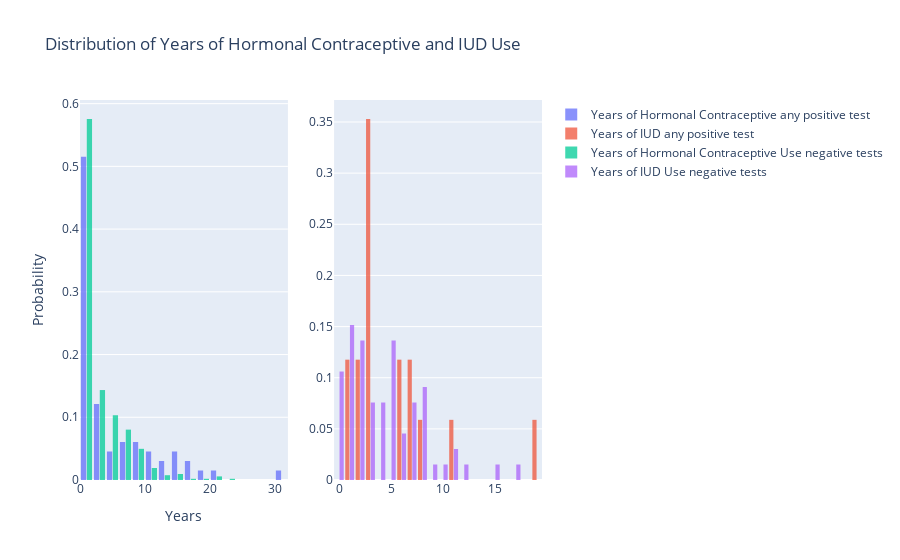

Notebook cell for this chart:
### Markdown cell above
### Correlation with hormonal contraceptives

### Code cell
df_positive_and_contraceptive = df[
    (df["num_positive_test"] > 0) & (df["Hormonal Contraceptives (years)"] > 0)
]
df_positive_and_iud = df[(df["num_positive_test"] > 0) & (df["IUD (years)"] > 0)]

df_negative_and_contraceptive = df[
    (df["num_positive_test"] == 0) & (df["Hormonal Contraceptives (years)"] > 0)
]
df_negative_and_iud_0 = df[(df["num_positive_test"] == 0) & (df["IUD (years)"] > 0)]


# Creating subplot structure
fig = make_subplots(rows=1, cols=2)

# Defining histograms using go.Histogram
hist1 = go.Histogram(
    x=df_positive_and_contraceptive["Hormonal Contraceptives (years)"],
    nbinsx=20,
    name="Years of Hormonal Contraceptive any positive test",
    opacity=0.75,
    histnorm="probability",
)  # Normalize histogram)
hist2 = go.Histogram(
    x=df_positive_and_iud["IUD (years)"],
    nbinsx=20,
    name="Years of IUD any positive test",
    opacity=0.75,
    histnorm="probability",
)

hist3 = go.Histogram(
    x=df_negative_and_contraceptive["Hormonal Contraceptives (years)"],
    nbinsx=20,
    name="Years of Hormonal Contraceptive Use negative tests",
    opacity=0.75,
    histnorm="probability",
)
hist4 = go.Histogram(
    x=df_negative_and_iud_0["IUD (years)"],
    nbinsx=20,
    name="Years of IUD Use negative tests",
    opacity=0.75,
    histnorm="probability",
)

# Adding histograms to subplots
fig.add_trace(hist1, row=1, col=1)
fig.add_trace(hist2, row=1, col=2)
fig.add_trace(hist3, row=1, col=1)
fig.add_trace(hist4, row=1, col=2)

# Updating layout
fig.update_layout(
    bargap=0.1,
    title_text="Distribution of Years of Hormonal Contraceptive and IUD Use",
    xaxis_title="Years",
    yaxis_title="Probability ",
    bargroupgap=0.1,
)

fig.show()
fig.write_html(os.path.join(VISUALIZATION_FOLDER, "hormonal_iud.html"))

### Figure 1 — Plotly figure (JSON) as saved in the notebook; plotly's stock layout.template omitted (floating-point values rounded to 4 significant figures; data arrays with more than 128 entries replaced by an {"elided": "..."} marker saying what was removed)
{"data": [{"histnorm": "probability", "name": "Years of Hormonal Contraceptive any positive test", "nbinsx": 20, "opacity": 0.75, "type": "histogram", "x": [0.25, 15, 0.5, 13, 0.25, 1, 16, 7, 0.5, 14, 10, 12, 5, 3, 9, 3, 2, 0.42, 0.08, 4, 6, 0.5, 6, 3, 1, 0.25, 0.5, 0.5, 0.58, 1, 1, 0.33, 0.33, 1, 0.25, 0.5, 1, 0.5, 0.08, 1, 8, 0.5, 9, 1, 0.75, 0.08, 6, 0.25, 10, 3, 16, 5, 3, 20, 10, 1, 3, 19, 9, 14, 1, 2, 30, 0.16, 0.42, 0.08], "xaxis": "x", "yaxis": "y"}, {"histnorm": "probability", "name": "Years of IUD any positive test", "nbinsx": 20, "opacity": 0.75, "type": "histogram", "x": [7, 19, 7, 2, 2, 8, 0.91, 3, 3, 6, 3, 3, 6, 11, 1, 3, 3], "xaxis": "x2", "yaxis": "y2"}, {"histnorm": "probability", "name": "Years of Hormonal Contraceptive Use negative tests", "nbinsx": 20, "opacity": 0.75, "type": "histogram", "x": {"elided": "523 float values"}, "xaxis": "x", "yaxis": "y"}, {"histnorm": "probability", "name": "Years of IUD Use negative tests", "nbinsx": 20, "opacity": 0.75, "type": "histogram", "x": [7, 5, 8, 6, 1, 1, 0.58, 8, 2, 0.5, 5, 1, 17, 1, 0.08, 0.25, 8, 7, 10, 2, 11, 1, 11, 3, 15, 6, 8, 12, 9, 0.08, 1.5, 5, 2, 3, 8, 2, 2, 4, 6, 7, 4, 5, 5, 7, 0.33, 2, 5, 4, 5, 1, 3, 0.41, 5, 3, 1, 0.16, 4, 0.5, 3, 4, 7, 2, 2, 5, 8, 0.17], "xaxis": "x2", "yaxis": "y2"}], "layout": {"bargap": 0.1, "bargroupgap": 0.1, "title": {"text": "Distribution of Years of Hormonal Contraceptive and IUD Use"}, "xaxis": {"anchor": "y", "domain": [0, 0.45], "title": {"text": "Years"}}, "xaxis2": {"anchor": "y2", "domain": [0.55, 1]}, "yaxis": {"anchor": "x", "domain": [0, 1], "title": {"text": "Probability "}}, "yaxis2": {"anchor": "x2", "domain": [0, 1]}}}
